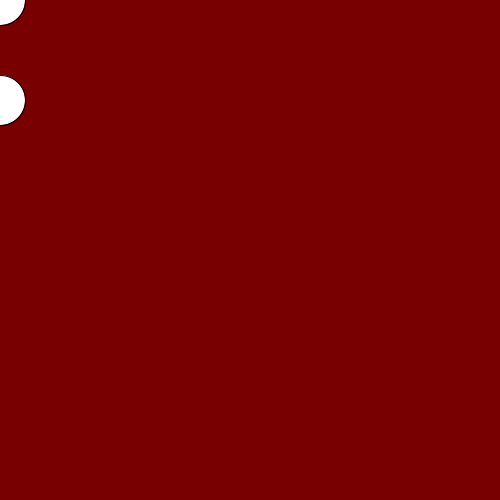
Frame 1 (no input)
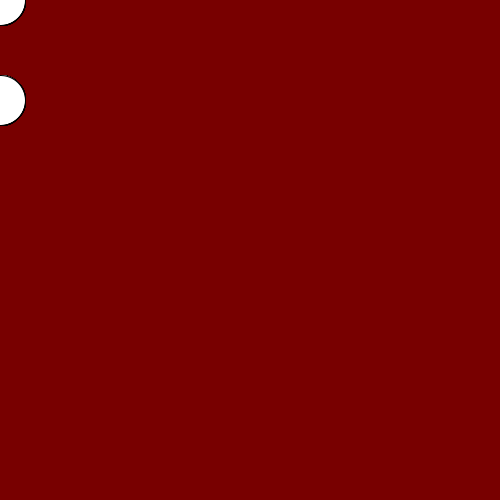
Frame 60 (the mouse pressed at the canvas centre just before this capture)
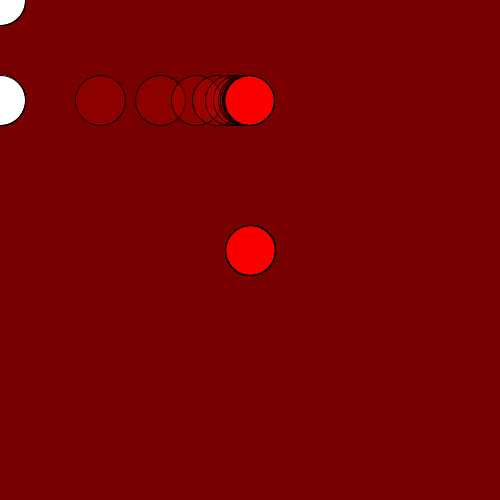
Frame 120 (the mouse held since frame 60 and released just before this capture)

The Processing sketch that drew these frames (run headless with seeded random() and noise(); from frame 60 on, the mouse is pressed at the canvas centre):

// Processing sketch: mouse_founction
// ── mouse_founction.pde
float x;
float easing=0.4;
float y;

void setup (){
  size (500,500);
  background (120,0,0);
  smooth();
}

void draw () {
 ellipse (mouseX,mouseY,50,50);
  float targetX=mouseX;
  x+=(targetX-x)*easing;
  ellipse (x,100,50,50);
  println (targetX+":"+x);
  
}
void mousePressed (){
  fill (255,0,0,40);
  ellipse (mouseX,mouseY,50,50);
  float targetY=mouseY;
  y+=(targetY-Y)*easing;
  ellipse (y,100,50,50);
  println (targetY+":"+y);
}


void mouseReleased (){
  fill (250,120,70);
  rect (mouseX,mouseY,50,50);
  float weight= dist(mouseX, mouseY,pmouseX,pmouseY);
  strokeWeight (weight);
  line (mouseX,mouseY,pmouseX,pmouseY);
}
void mouseDragged (){
}
  
